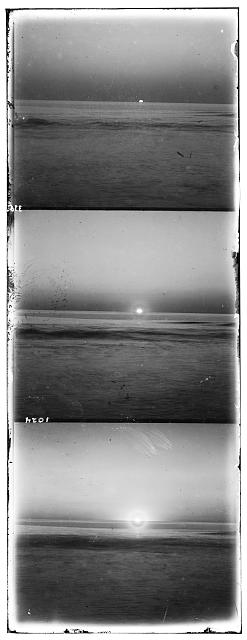
#> input picture hw1/img.jpg, 247 x 640 px
$ python brute_NCC.py
#> lines starting #> are read from the running program, lines starting #| are printed output that depends on the picture
import numpy as np
from skimage import io
import matplotlib.pyplot as plt

img = io.imread('img.jpg')
#> img is the input picture: shape (640, 247); min 0, max 255, mean 133.7
img = img.astype(np.float64) / 255.0

height = img.shape[0]
#> height = 640
third = height // 3
#> third = 213

b = img[:third]
g = img[third:2*third]
r = img[2*third:3*third]
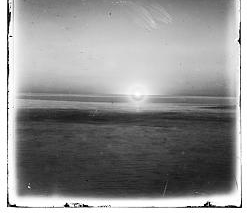
#> r: shape (213, 247) float64; min 0, max 1, mean 0.568

def ncc(img1, img2):
    img1_norm = (img1 - np.mean(img1)) / np.std(img1)
    img2_norm = (img2 - np.mean(img2)) / np.std(img2)
    return np.sum(img1_norm * img2_norm)

def align(img_base, img_to_align, window=15):
#> called with window = 15
    best_score = -np.inf
    best_dx, best_dy = 0, 0

    for dy in range(-window, window+1):
        for dx in range(-window, window+1):
            # 位移圖片
            shifted = np.roll(img_to_align, dy, axis=0)
            shifted = np.roll(shifted, dx, axis=1)

            # 只比較內部像素（去掉邊緣）
            score = ncc(img_base[10:-10, 10:-10], shifted[10:-10, 10:-10])

            if score > best_score:
                best_score = score
                best_dx, best_dy = dx, dy
#> this loop made 31 passes
#> pass 1, in ncc, `img1_norm = (img1 - np.mean(img1)) / np.std(img1)`:
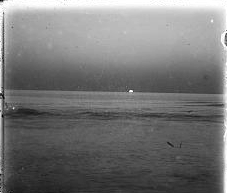
#> img1_norm: shape (193, 227) float64; min -2.19, max 2.55, mean -2.08e-17; drawn with min black and max white
#> pass 1, in ncc (call 3), `img2_norm = (img2 - np.mean(img2)) / np.std(img2)`:
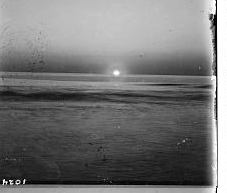
#> img2_norm: shape (193, 227) float64; min -1.87, max 2.21, mean -4.59e-16; drawn with min black and max white
#> after the loop, best_dx = -1; best_dy = -2; best_score = 36751.1

    return best_dx, best_dy

dx_g, dy_g = align(b, g)
#> dx_g = -1; dy_g = -2
dx_r, dy_r = align(b, r)
#> the loop in align (call 2), `for dy in range(-window, window+1):` made 31 passes
#> pass 1, in ncc (call 965), `img2_norm = (img2 - np.mean(img2)) / np.std(img2)`:
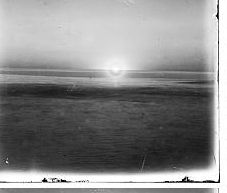
#> img2_norm: shape (193, 227) float64; min -1.88, max 1.62, mean 1.09e-16; drawn with min black and max white
#> dx_r = -3; dy_r = 15

print(f"G offset: dx={dx_g}, dy={dy_g}")
#| G offset: dx=-1, dy=-2
print(f"R offset: dx={dx_r}, dy={dy_r}")
#| R offset: dx=-3, dy=15

g_aligned = np.roll(g, dy_g, axis=0)
g_aligned = np.roll(g_aligned, dx_g, axis=1)
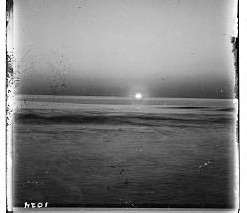
#> g_aligned: shape (213, 247) float64; min 0, max 1, mean 0.5

r_aligned = np.roll(r, dy_r, axis=0)
r_aligned = np.roll(r_aligned, dx_r, axis=1)
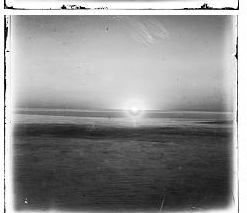
#> r_aligned: shape (213, 247) float64; min 0, max 1, mean 0.568

color_img = np.stack([r_aligned, g_aligned, b], axis=2)
plt.imsave('output_brute.jpg', color_img)
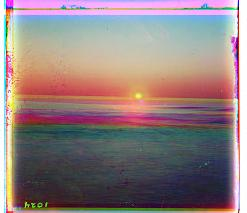
#> saved as output_brute.jpg: shape (213, 247, 3); mean R, G, B 144.5, 127.3, 128.1
print("已儲存 output_brute.jpg")

$ run again, with hw3/imgA.jpg copied over hw1/img.jpg
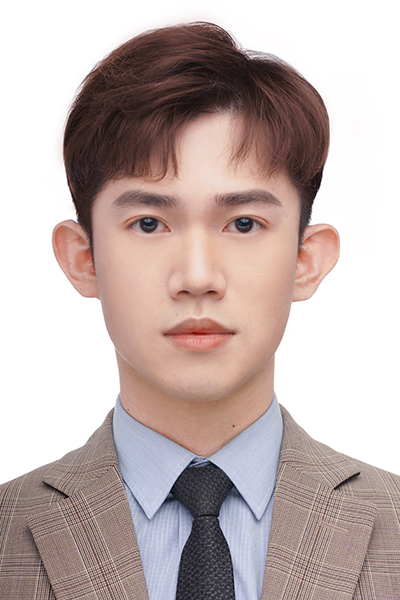
#> input picture hw3/imgA.jpg, 400 x 600 px
#> img is the input picture: shape (600, 400, 3); mean R, G, B 193.2, 177.3, 174.6
#> after the loop in align, `for dy in range(-window, window+1):`: best_dx = -15; best_score = 47414.6
#> dx_g = -15
#> the loop in align (call 2), `for dy in range(-window, window+1):` made 31 passes
#> pass 1, in ncc (call 965), `img2_norm = (img2 - np.mean(img2)) / np.std(img2)`:
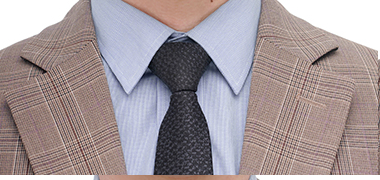
#> img2_norm: shape (180, 380, 3) float64; mean of channels 0, 1, 2 0.125, -0.0885, -0.0361; drawn with min black and max white
#> dx_r = 15; dy_r = 10
#| G offset: dx=-15, dy=-15
#| R offset: dx=15, dy=10
#> `plt.imsave('output_brute.jpg', color_img)`:
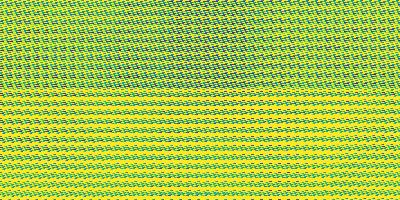
#> saved as output_brute.jpg: shape (200, 400, 3); mean R, G, B 165.1, 197.2, 74.7
